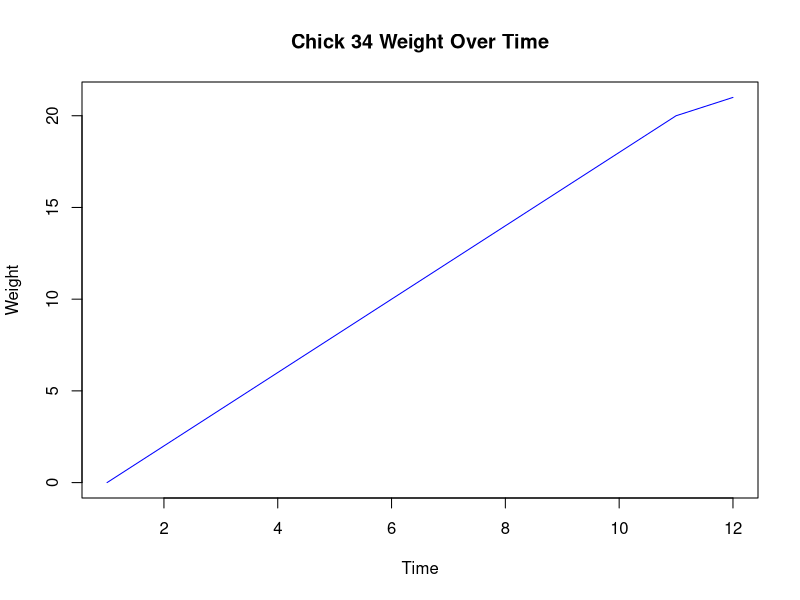
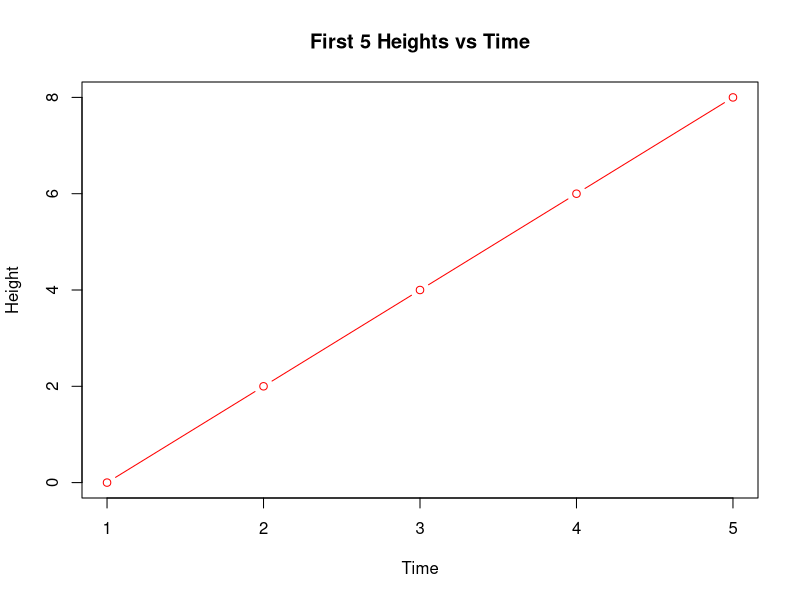

Write R code to recreate these figures, in order. (Note: this script raises an error after producing the figures.)
# Task 1: Students Data Analysis

# (i) Creating a new data frame "students.dets"
students.dets <- data.frame(
  Height = c(160, 176, 172, 161, 175, 181, 180, 173, 177, 165),
  Weight = c(110, 86, 75, 75, 71, 91, 85, 90, 86, 88),
  Gender = c("Female", "Female", "Male", "Female", "Male", "Male", "Male", "Female", "Male", "Female"),
  Cols = c("Black", "Black", "Black", "Green", "Green", "Black", "Green", "Black", "Green", "Black")
)

# (ii) Evaluating the mean weight of male students
mean_weight_male <- mean(students.dets$Weight[students.dets$Gender == "Male"])
print(mean_weight_male)

# (iii) Evaluating the number of students who have "Black" color
num_black <- sum(students.dets$Cols == "Black")
print(num_black)

# (iv) Finding students whose height is between 160 and 175
students_in_range <- subset(students.dets, Height >= 160 & Height <= 175)
print(students_in_range)

# Task 2: ChickWeight Data Analysis

# (i) Attaching the built-in ChickWeight dataset
attach(ChickWeight)

# (ii) Line plot of weight (y-axis) against time (x-axis) for chick number 34
chick34 <- subset(ChickWeight, Chick == 34)
plot(chick34$Time, chick34$Weight, type='l', col='blue', xlab='Time', ylab='Weight', main='Chick 34 Weight Over Time')

# (iii) Plot of first 5 Heights (y-axis) against time (x-axis)
plot(ChickWeight$Time[1:5], ChickWeight$Weight[1:5], type='b', col='red', xlab='Time', ylab='Height', main='First 5 Heights vs Time')

# (iv) Histogram for weights less than 100
hist(ChickWeight$Weight[ChickWeight$Weight < 100], col='gray', main='Histogram of Weights < 100', xlab='Weight')

# (v) Testing hypothesis that weights follow an exponential distribution
ks.test(ChickWeight$Weight, "pexp", rate=1/mean(ChickWeight$Weight))
